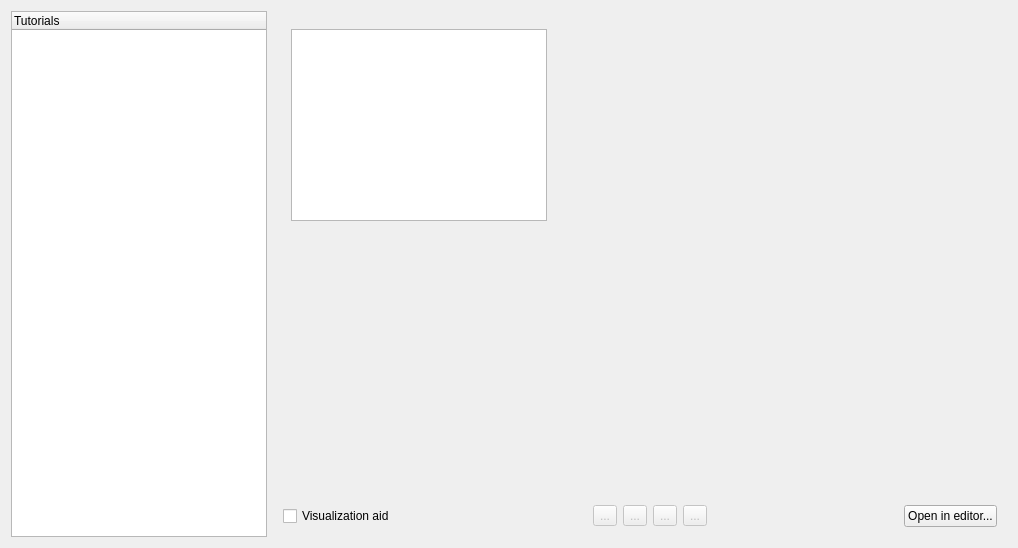
<?xml version="1.0" encoding="UTF-8"?>
<ui version="4.0">
 <class>SlideshowDialog</class>
 <widget class="QWidget" name="SlideshowDialog">
  <property name="geometry">
   <rect>
    <x>0</x>
    <y>0</y>
    <width>1018</width>
    <height>548</height>
   </rect>
  </property>
  <property name="windowTitle">
   <string>Go tutorials</string>
  </property>
  <property name="windowIcon">
   <iconset resource="q4go.qrc">
    <normaloff>:/ClientWindowGui/images/clientwindow/qgo.png</normaloff>:/ClientWindowGui/images/clientwindow/qgo.png</iconset>
  </property>
  <layout class="QHBoxLayout" name="horizontalLayout">
   <item>
    <widget class="QTreeWidget" name="tutorialList">
     <property name="sizePolicy">
      <sizepolicy hsizetype="Minimum" vsizetype="Expanding">
       <horstretch>0</horstretch>
       <verstretch>0</verstretch>
      </sizepolicy>
     </property>
     <property name="editTriggers">
      <set>QAbstractItemView::NoEditTriggers</set>
     </property>
     <property name="indentation">
      <number>0</number>
     </property>
     <property name="uniformRowHeights">
      <bool>true</bool>
     </property>
     <property name="itemsExpandable">
      <bool>false</bool>
     </property>
     <property name="expandsOnDoubleClick">
      <bool>false</bool>
     </property>
     <attribute name="headerDefaultSectionSize">
      <number>80</number>
     </attribute>
     <attribute name="headerStretchLastSection">
      <bool>true</bool>
     </attribute>
     <column>
      <property name="text">
       <string>Tutorials</string>
      </property>
     </column>
    </widget>
   </item>
   <item>
    <widget class="QWidget" name="widget" native="true">
     <layout class="QVBoxLayout" name="verticalLayout_2">
      <item>
       <widget class="AspectContainer" name="aspectWidget" native="true">
        <property name="sizePolicy">
         <sizepolicy hsizetype="Expanding" vsizetype="Expanding">
          <horstretch>0</horstretch>
          <verstretch>0</verstretch>
         </sizepolicy>
        </property>
        <widget class="SizeGraphicsView" name="slideView">
         <property name="geometry">
          <rect>
           <x>9</x>
           <y>9</y>
           <width>256</width>
           <height>192</height>
          </rect>
         </property>
         <property name="verticalScrollBarPolicy">
          <enum>Qt::ScrollBarAlwaysOff</enum>
         </property>
         <property name="horizontalScrollBarPolicy">
          <enum>Qt::ScrollBarAlwaysOff</enum>
         </property>
         <property name="alignment">
          <set>Qt::AlignLeading|Qt::AlignLeft|Qt::AlignTop</set>
         </property>
         <property name="resizeAnchor">
          <enum>QGraphicsView::AnchorViewCenter</enum>
         </property>
        </widget>
       </widget>
      </item>
      <item>
       <layout class="QHBoxLayout" name="_7">
        <property name="spacing">
         <number>6</number>
        </property>
        <property name="leftMargin">
         <number>1</number>
        </property>
        <property name="topMargin">
         <number>1</number>
        </property>
        <property name="rightMargin">
         <number>1</number>
        </property>
        <property name="bottomMargin">
         <number>1</number>
        </property>
        <item>
         <widget class="QCheckBox" name="aidCheckBox">
          <property name="text">
           <string>Visualization aid</string>
          </property>
         </widget>
        </item>
        <item>
         <spacer name="horizontalSpacer_3">
          <property name="orientation">
           <enum>Qt::Horizontal</enum>
          </property>
          <property name="sizeHint" stdset="0">
           <size>
            <width>1</width>
            <height>20</height>
           </size>
          </property>
         </spacer>
        </item>
        <item>
         <widget class="QToolButton" name="goFirstButton">
          <property name="enabled">
           <bool>false</bool>
          </property>
          <property name="toolTip">
           <string>Go to first move.</string>
          </property>
          <property name="text">
           <string>...</string>
          </property>
          <property name="icon">
           <iconset resource="q4go.qrc">
            <normaloff>:/BoardWindow/images/boardwindow/2leftarrow.png</normaloff>:/BoardWindow/images/boardwindow/2leftarrow.png</iconset>
          </property>
         </widget>
        </item>
        <item>
         <widget class="QToolButton" name="goPrevButton">
          <property name="enabled">
           <bool>false</bool>
          </property>
          <property name="toolTip">
           <string>Go to previous move.</string>
          </property>
          <property name="text">
           <string>...</string>
          </property>
          <property name="icon">
           <iconset resource="q4go.qrc">
            <normaloff>:/BoardWindow/images/boardwindow/1leftarrow.png</normaloff>:/BoardWindow/images/boardwindow/1leftarrow.png</iconset>
          </property>
         </widget>
        </item>
        <item>
         <widget class="QToolButton" name="goNextButton">
          <property name="enabled">
           <bool>false</bool>
          </property>
          <property name="toolTip">
           <string>Go to next move.</string>
          </property>
          <property name="text">
           <string>...</string>
          </property>
          <property name="icon">
           <iconset resource="q4go.qrc">
            <normaloff>:/BoardWindow/images/boardwindow/1rightarrow.png</normaloff>:/BoardWindow/images/boardwindow/1rightarrow.png</iconset>
          </property>
         </widget>
        </item>
        <item>
         <widget class="QToolButton" name="goLastButton">
          <property name="enabled">
           <bool>false</bool>
          </property>
          <property name="toolTip">
           <string>Go to last move.</string>
          </property>
          <property name="text">
           <string>...</string>
          </property>
          <property name="icon">
           <iconset resource="q4go.qrc">
            <normaloff>:/BoardWindow/images/boardwindow/2rightarrow.png</normaloff>:/BoardWindow/images/boardwindow/2rightarrow.png</iconset>
          </property>
         </widget>
        </item>
        <item>
         <spacer name="horizontalSpacer_4">
          <property name="orientation">
           <enum>Qt::Horizontal</enum>
          </property>
          <property name="sizeHint" stdset="0">
           <size>
            <width>1</width>
            <height>20</height>
           </size>
          </property>
         </spacer>
        </item>
        <item>
         <widget class="QPushButton" name="editButton">
          <property name="text">
           <string>Open in editor...</string>
          </property>
         </widget>
        </item>
       </layout>
      </item>
     </layout>
    </widget>
   </item>
  </layout>
 </widget>
 <customwidgets>
  <customwidget>
   <class>SizeGraphicsView</class>
   <extends>QGraphicsView</extends>
   <header>sizegraphicsview.h</header>
  </customwidget>
  <customwidget>
   <class>AspectContainer</class>
   <extends>QWidget</extends>
   <header>sizegraphicsview.h</header>
   <container>1</container>
  </customwidget>
 </customwidgets>
 <resources>
  <include location="q4go.qrc"/>
 </resources>
 <connections/>
</ui>
